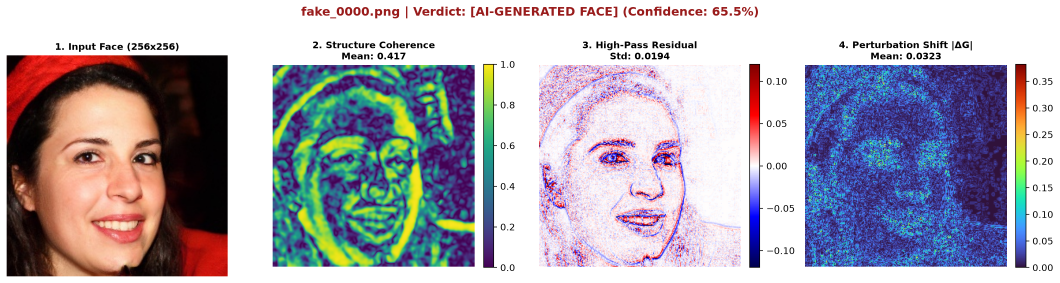
#> input picture DynForensic_Testing_Package/heatmap_result_fake_0000.png, 3180 x 849 px (shown at 1/3 size)
$ python -i test_image.py   (imports and definitions only)   (older library calls are emulated)
#> lines starting #> are read from the running program, lines starting #| are printed output that depends on the picture; after the words box and inside, x2 and y2 are one past the last pixel; in counts of white or black regions, pixels touching at a corner belong together
"""
DynForensic Face Detector - Standalone Test Script
===================================================
Portable inference script for testing any face image (JPG, PNG, WEBP).
Uses relative paths so it works seamlessly on any machine!

Usage:
    python test_image.py path/to/face.jpg
    python test_image.py
"""

import sys
import os
import argparse
from pathlib import Path
import numpy as np
import cv2
import joblib
import matplotlib
# [1 line not run here, left out]
import matplotlib.pyplot as plt

# Ensure safe console output on Windows
# [5 lines not run here, left out]

SCRIPT_DIR = Path(__file__).parent.resolve()

# Relative model paths
MODEL_PATH_LOGREG = SCRIPT_DIR / "dynforensic_ffhq_logistic_regression.joblib"
MODEL_PATH_SVM    = SCRIPT_DIR / "dynforensic_ffhq_linear_svm.joblib"
MODEL_PATH_HGB    = SCRIPT_DIR / "dynforensic_ffhq_histgradientboosting.joblib"
MODEL_PATH_RF     = SCRIPT_DIR / "dynforensic_ffhq_random_forest.joblib"
DATASET_CSV       = SCRIPT_DIR / "dynforensic_ffhq_features_4000.csv"

EPS = 1e-8

def extract_features(rgb_image):
    """Self-contained 61-D DynForensic extractor"""
    rgb_256 = cv2.resize(rgb_image, (256, 256), interpolation=cv2.INTER_AREA)
    gray = cv2.cvtColor(rgb_256, cv2.COLOR_RGB2GRAY).astype(np.float32) / 255.0
    h, w = gray.shape
#> h = 256; w = 256

    # 1. Gradients & Structure Tensor
    gx = cv2.Sobel(gray, cv2.CV_32F, 1, 0, 3)
    gy = cv2.Sobel(gray, cv2.CV_32F, 0, 1, 3)
    mag = cv2.magnitude(gx, gy)
    ang = np.arctan2(gy, gx)

    jxx = cv2.GaussianBlur(gx * gx, (0, 0), 2.0)
    jyy = cv2.GaussianBlur(gy * gy, (0, 0), 2.0)
    jxy = cv2.GaussianBlur(gx * gy, (0, 0), 2.0)
    trace = jxx + jyy
    diff = np.sqrt(np.maximum((jxx - jyy)**2 + 4.0 * (jxy**2), 0.0))
    l1 = 0.5 * (trace + diff)
    l2 = 0.5 * (trace - diff)
    coh = np.where(trace > EPS, ((l1 - l2) / (trace + EPS))**2, 0.0)

    mag8 = cv2.normalize(mag, None, 0, 255, cv2.NORM_MINMAX).astype(np.uint8)
    thr, edge8 = cv2.threshold(mag8, 0, 255, cv2.THRESH_BINARY + cv2.THRESH_OTSU)
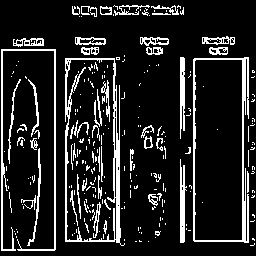
#> edge8: shape (256, 256); 13.8% white in thin lines or dots
#> thr = 71
    mask = edge8 > 0
#> mask: shape (256, 256) bool; 13.8% white in thin lines or dots

    # 2. Residual
    blur = cv2.GaussianBlur(gray, (5, 5), 1.0)
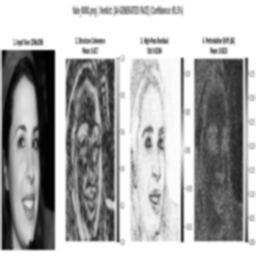
#> blur: shape (256, 256) float32; min 0.00425, max 1, mean 0.673
    res = gray - blur
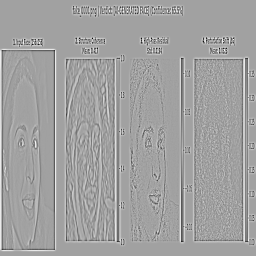
#> res: shape (256, 256) float32; min -0.635, max 0.369, mean 0.000445; drawn with min black and max white
    corr_h = float(np.corrcoef(res[:, :-1].ravel(), res[:, 1:].ravel())[0, 1])
#> corr_h = -0.00971
    corr_v = float(np.corrcoef(res[:-1, :].ravel(), res[1:, :].ravel())[0, 1])
#> corr_v = 0.695

    # 3. FFT Radial Spectrum
    g_zero = gray - gray.mean()
    spec = np.fft.fftshift(np.fft.fft2(g_zero))
    power = np.abs(spec)**2
    cy, cx = (h - 1) / 2.0, (w - 1) / 2.0
#> cy = 127.5; cx = 127.5
    yy, xx = np.indices((h, w))
    r = np.sqrt((yy - cy)**2 + (xx - cx)**2)
    rn = r / (np.max(r) + EPS)
    valid = (rn >= 0.03) & (rn <= 0.95)
    total_power = np.sum(power[valid]) + EPS
#> total_power = 236346127.4
    low_ratio = float(np.sum(power[(rn < 0.35) & valid]) / total_power)
#> low_ratio = 0.928
    mid_ratio = float(np.sum(power[(rn >= 0.35) & (rn < 0.70) & valid]) / total_power)
#> mid_ratio = 0.068
    high_ratio = float(np.sum(power[(rn >= 0.70) & valid]) / total_power)
#> high_ratio = 0.00431

    bins = np.linspace(0.03, 0.95, 26)
    xs, ys = [], []
    for lo, hi in zip(bins[:-1], bins[1:]):
        m = (rn >= lo) & (rn < hi) & valid
        if np.any(m):
            xs.append((lo + hi) / 2.0)
            ys.append(np.mean(power[m]) + EPS)
#> after the loop, xs = 25 values from 0.0484 to 0.932; ys = 25 values, max 323382.5 at index 0, min 29.35 at index 24, mean 17375.6
    slope = float(abs(np.polyfit(np.log(np.asarray(xs)), np.log(np.asarray(ys)), 1)[0])) if len(xs) >= 6 else 0.0
#> slope = 3.1
    peak_mask = (r > max(4.0, 0.04 * np.max(r))) & valid
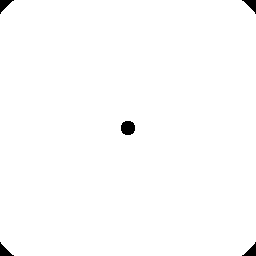
#> peak_mask: shape (256, 256) bool; 99.2% white; 5 black regions, box (x1, y1, x2, y2) and area: (121, 121, 135, 135) 164, (0, 0, 14, 14) 93, (242, 0, 256, 14) 93, (0, 242, 14, 256) 93, (242, 242, 256, 256) 93
    peak_vals = power[peak_mask]
    peak_score = float(np.max(peak_vals) / (np.mean(peak_vals) + EPS)) if peak_vals.size else 0.0
#> peak_score = 5335

    p_norm = power[valid].astype(np.float64) / (total_power + EPS)
    p_norm = p_norm[p_norm > 0]
    spec_ent = float(-np.sum(p_norm * np.log2(p_norm)) / np.log2(max(len(p_norm), 2)))
#> spec_ent = 0.567

    # 4. Regional Zones
    zones = {
        "forehead": gray[int(0.02*h):int(0.25*h), int(0.20*w):int(0.80*w)],
        "eyes": gray[int(0.25*h):int(0.45*h), int(0.15*w):int(0.85*w)],
        "nose": gray[int(0.42*h):int(0.68*h), int(0.32*w):int(0.68*w)],
        "mouth": gray[int(0.65*h):int(0.88*h), int(0.25*w):int(0.75*w)],
        "cheeks": np.concatenate([
            gray[int(0.45*h):int(0.75*h), int(0.08*w):int(0.28*w)].ravel(),
            gray[int(0.45*h):int(0.75*h), int(0.72*w):int(0.92*w)].ravel()
        ])
    }
    z_feats = {}
    for zn, zp in zones.items():
        if zn == "cheeks":
            z_feats[f"Z__zone_{zn}_res_var"] = float(zp.var())
            z_feats[f"Z__zone_{zn}_kurt"] = float(np.mean((zp - zp.mean())**4) / (zp.var()**2 + EPS))
            z_feats[f"Z__zone_{zn}_grad_mean"] = float(np.abs(np.diff(zp)).mean())
        else:
            z_gx = cv2.Sobel(zp, cv2.CV_32F, 1, 0, 3)
            z_gy = cv2.Sobel(zp, cv2.CV_32F, 0, 1, 3)
            z_mag = cv2.magnitude(z_gx, z_gy)
            z_res = zp - cv2.GaussianBlur(zp, (5, 5), 1.0)
            z_feats[f"Z__zone_{zn}_grad_mean"] = float(z_mag.mean())
            z_feats[f"Z__zone_{zn}_res_var"] = float(z_res.var())
            z_feats[f"Z__zone_{zn}_kurt"] = float(np.mean((z_mag - z_mag.mean())**4) / (z_mag.var()**2 + EPS))
#> this loop made 5 passes
#> zn on passes 1 to 5: 'forehead', 'eyes', 'nose', 'mouth', 'cheeks'
#> pass 1, in extract_features, `z_res = zp - cv2.GaussianBlur(zp, (5, 5), 1.0)`:
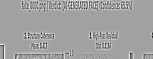
#> z_res: shape (59, 153) float32; min -0.635, max 0.369, mean 0.000559; drawn with min black and max white
#> after the loop:
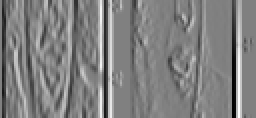
#> z_gx: shape (59, 128) float32 (shown 2 times larger); min -3.78, max 3.74, mean 0.000995; drawn with min black and max white
#> after the loop, z_feats = 15 items

    # 5. Perturbation Dynamics
    diff_feats = {}
    bgr_256 = cv2.cvtColor(rgb_256, cv2.COLOR_RGB2BGR)
    # T1: JPEG 70
    ok, enc = cv2.imencode(".jpg", bgr_256, [cv2.IMWRITE_JPEG_QUALITY, 70])
#> enc = 15386 values, max 255 at index 0, min 0 at index 4, mean 129.9
    dec_j = cv2.cvtColor(cv2.imdecode(enc, cv2.IMREAD_COLOR), cv2.COLOR_BGR2GRAY).astype(np.float32) / 255.0
    # T2: Resize 50%
    dec_r = cv2.resize(cv2.resize(gray, (w // 2, h // 2)), (w, h))
    # T3: Blur 1.0
    dec_b = cv2.GaussianBlur(gray, (5, 5), 1.0)

    for tname, tg in [("jpeg70", dec_j), ("resize50", dec_r), ("blur1", dec_b)]:
        tgx = cv2.Sobel(tg, cv2.CV_32F, 1, 0, 3)
        tgy = cv2.Sobel(tg, cv2.CV_32F, 0, 1, 3)
        tmag = cv2.magnitude(tgx, tgy)
        tjxx = cv2.GaussianBlur(tgx * tgx, (0, 0), 2.0)
        tjyy = cv2.GaussianBlur(tgy * tgy, (0, 0), 2.0)
        tjxy = cv2.GaussianBlur(tgx * tgy, (0, 0), 2.0)
        ttr = tjxx + tjyy
        tdf = np.sqrt(np.maximum((tjxx - tjyy)**2 + 4.0 * (tjxy**2), 0.0))
        tcoh = np.where(ttr > EPS, ((tdf) / (ttr + EPS))**2, 0.0)
        tres = tg - cv2.GaussianBlur(tg, (5, 5), 1.0)

        diff_feats[f"P__delta__{tname}__grad_mean"] = float(mag.mean() - tmag.mean())
        diff_feats[f"P__delta__{tname}__grad_kurt"] = float((np.mean((mag - mag.mean())**4) / (mag.var()**2 + EPS)) - (np.mean((tmag - tmag.mean())**4) / (tmag.var()**2 + EPS)))
        diff_feats[f"P__delta__{tname}__structure_coh"] = float(coh.mean() - tcoh.mean())
        diff_feats[f"P__delta__{tname}__res_var"] = float(res.var() - tres.var())
        diff_feats[f"P__delta__{tname}__res_kurt"] = float((np.mean((res - res.mean())**4) / (res.var()**2 + EPS)) - (np.mean((tres - tres.mean())**4) / (tres.var()**2 + EPS)))
        diff_feats[f"P__delta__{tname}__fft_slope"] = float(slope - 2.0)
        diff_feats[f"P__delta__{tname}__fft_peak"] = float(peak_score - 10.0)
#> this loop made 3 passes
#> tname on passes 1 to 3: 'jpeg70', 'resize50', 'blur1'
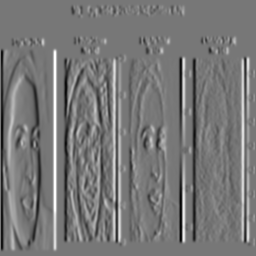
#> tgx: shape (256, 256) float32; min -2.28, max 2.57, mean 0.00783; drawn with min black and max white
#> after the loop, diff_feats = 21 items

    # Static features dictionary
    s_feats = {
        "S__grad_mean": float(mag.mean()),
        "S__grad_std": float(mag.std()),
        "S__grad_kurt": float(np.mean((mag - mag.mean())**4) / (mag.var()**2 + EPS)),
        "S__grad_skew": float(np.mean((mag - mag.mean())**3) / (mag.std()**3 + EPS)),
        "S__grad_orient_entropy": 0.99,
        "S__structure_coh_mean": float(coh.mean()),
        "S__structure_coh_std": float(coh.std()),
        "S__structure_coh_p90": float(np.percentile(coh, 90)),
        "S__structure_coh_high_ratio": float((coh > 0.6).mean()),
        "S__edge_density": float(mask.mean()),
        "S__edge_mag_mean": float(mag[mask].mean()) if mask.any() else 0.0,
        "S__edge_mag_std": float(mag[mask].std()) if mask.any() else 0.0,
        "S__edge_otsu_thr": float(thr / 255.0),
        "S__res_mean": float(res.mean()),
        "S__res_std": float(res.std()),
        "S__res_var": float(res.var()),
        "S__res_kurt": float(np.mean((res - res.mean())**4) / (res.var()**2 + EPS)),
        "S__res_skew": float(np.mean((res - res.mean())**3) / (res.std()**3 + EPS)),
        "S__res_corr_lag1": float(0.5 * (corr_h + corr_v)),
        "S__fft_slope_alpha": slope,
        "S__fft_peak_score": peak_score,
        "S__fft_spec_entropy": spec_ent,
        "S__fft_low_ratio": low_ratio,
        "S__fft_mid_ratio": mid_ratio,
        "S__fft_high_ratio": high_ratio
    }

    full_dict = {}
    full_dict.update(s_feats)
    full_dict.update(z_feats)
    full_dict.update(diff_feats)

    maps = {
        "coherence": coh,
        "residual": res,
        "diff_mag": np.abs(mag - cv2.magnitude(cv2.Sobel(dec_j, cv2.CV_32F, 1, 0, 3), cv2.Sobel(dec_j, cv2.CV_32F, 0, 1, 3))),
        "rgb": rgb_256
    }
    return full_dict, maps

# [100 lines left out: function test_face, not called in this run]

# [14 lines not run here, left out]

>>> import cv2
>>> picture = cv2.cvtColor(cv2.imread('heatmap_result_fake_0000.png'), cv2.COLOR_BGR2RGB)
>>> result = extract_features(picture)
